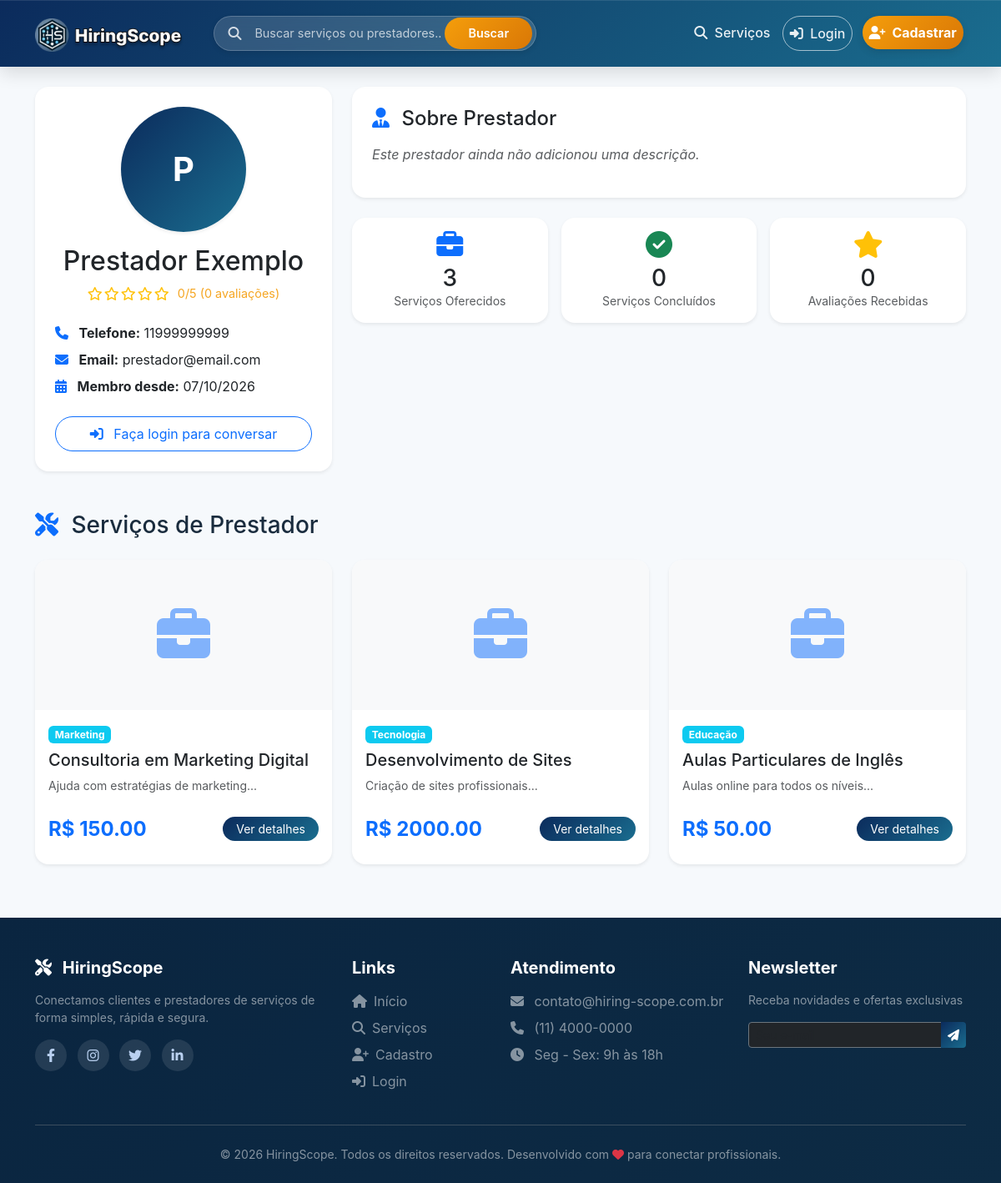
The page /servico/prestador/1 on the database its author committed.
### models.py (models this page shows, shortened)
class Usuario(UserMixin, db.Model):
    __tablename__ = 'usuarios'
    id = db.Column(db.Integer, primary_key=True)
    nome = db.Column(db.String(100), nullable=False)
    email = db.Column(db.String(100), unique=True, nullable=False)
    senha_hash = db.Column(db.String(200), nullable=False)
    telefone = db.Column(db.String(20))
    tipo = db.Column(db.String(20), nullable=False)  # cliente, prestador
    is_admin = db.Column(db.Boolean, default=False)
    data_cadastro = db.Column(db.DateTime, default=datetime.utcnow)
    foto_perfil = db.Column(db.String(200), default='default.jpg')
    foto_url = db.Column(db.String(500), nullable=True)
    descricao = db.Column(db.Text)
    servicos_oferecidos = db.relationship('Servico', back_populates='prestador', lazy=True)
    avaliacoes_recebidas = db.relationship('Avaliacao', foreign_keys='Avaliacao.prestador_id', back_populates='prestador', lazy=True)
    avaliacoes_feitas = db.relationship('Avaliacao', foreign_keys='Avaliacao.cliente_id', back_populates='cliente', lazy=True)
    favoritos = db.relationship('Favorito', foreign_keys='Favorito.cliente_id', back_populates='cliente', lazy=True)
    contratos_como_cliente = db.relationship('Contrato', foreign_keys='Contrato.cliente_id', back_populates='cliente', lazy=True)
    contratos_como_prestador = db.relationship('Contrato', foreign_keys='Contrato.prestador_id', back_populates='prestador', lazy=True)
    def media_avaliacoes(self):
        if self.avaliacoes_recebidas:
            total = sum([a.nota for a in self.avaliacoes_recebidas])
            return round(total / len(self.avaliacoes_recebidas), 1)
        return 0
    def total_avaliacoes(self):
        return len(self.avaliacoes_recebidas) if self.avaliacoes_recebidas else 0

class Servico(db.Model):
    __tablename__ = 'servicos'
    id = db.Column(db.Integer, primary_key=True)
    prestador_id = db.Column(db.Integer, db.ForeignKey('usuarios.id'), nullable=False)
    titulo = db.Column(db.String(200), nullable=False)
    descricao = db.Column(db.Text, nullable=False)
    categoria = db.Column(db.String(100))
    tipo_preco = db.Column(db.String(20), default='fixo')  # fixo, hora, dia, metro, consulta
    preco = db.Column(db.Float)
    destaque = db.Column(db.Boolean, default=False)
    destaque_pago = db.Column(db.Boolean, default=False)
    destaque_data_fim = db.Column(db.DateTime, nullable=True)
    plano_destaque = db.Column(db.String(20), nullable=True)  # 'basico', 'pro'
    data_postagem = db.Column(db.DateTime, default=datetime.utcnow)
    imagem_base64 = db.Column(db.Text, nullable=True)
    prestador = db.relationship('Usuario', foreign_keys=[prestador_id], back_populates='servicos_oferecidos')
    solicitacoes = db.relationship('Solicitacao', back_populates='servico', lazy=True)
    avaliacoes = db.relationship('Avaliacao', back_populates='servico', lazy=True)
    contratos = db.relationship('Contrato', back_populates='servico', lazy=True)

### routes/servico_routes.py (the view)
@servico_bp.route('/prestador/<int:prestador_id>')
def perfil_prestador(prestador_id):
    prestador = Usuario.query.get_or_404(prestador_id)
    if prestador.tipo != 'prestador':
        flash('Este usuário não é um prestador.', 'warning')
        return redirect(url_for('main.index'))
    servicos = Servico.query.filter_by(prestador_id=prestador_id).order_by(
        Servico.destaque.desc(),
        Servico.data_postagem.desc()
    ).all()
    media_avaliacoes = prestador.media_avaliacoes() if hasattr(prestador, 'media_avaliacoes') else 0
    total_avaliacoes = prestador.total_avaliacoes() if hasattr(prestador, 'total_avaliacoes') else 0
    return render_template(
        'perfil_prestador.html',
        prestador=prestador,
        servicos=servicos,
        media_avaliacoes=media_avaliacoes,
        total_avaliacoes=total_avaliacoes
    )

### templates/perfil_prestador.html (shortened to what this page needs)
{% extends "base.html" %}
{% block content %}
<div class="container mt-4">
    <div class="row mb-5">
        <div class="col-md-4">
            <div class="card shadow-sm border-0 rounded-4 overflow-hidden">
                <div class="card-body text-center p-4">
                    <div class="prestador-avatar mx-auto mb-3">
                        {% if prestador.foto_url %}
                            <img src="{{ prestador.foto_url }}" alt="{{ prestador.nome }}"
                                 class="rounded-circle shadow-sm" style="width: 150px; height: 150px; object-fit: cover;">
                        {% elif prestador.foto_perfil and prestador.foto_perfil != 'default.jpg' %}
                            <img alt="{{ prestador.nome }}"
                                 class="rounded-circle shadow-sm" style="width: 150px; height: 150px; object-fit: cover;">
                        {% else %}
                            <div class="rounded-circle d-flex align-items-center justify-content-center shadow-sm mx-auto"
                                 style="width: 150px; height: 150px; background: linear-gradient(135deg, #0b2b5c, #1a6d8f);">
                                <span class="text-white fs-1 fw-bold">{{ prestador.nome[0]|upper }}</span>
                            </div>
                        {% endif %}
                    </div>
                    <h2 class="mb-2">{{ prestador.nome }}</h2>
                    <div class="rating mb-2">
                        {% set media = prestador.media_avaliacoes() %}
                        {% for i in range(5) %}
                            {% if i < media|round(0, 'floor') %}
                                <i class="fas fa-star text-warning"></i>
                            {% elif i < media %}
                                <i class="fas fa-star-half-alt text-warning"></i>
                            {% else %}
                                <i class="far fa-star text-warning"></i>
                            {% endif %}
                        {% endfor %}
                        <span class="ms-2">{{ media }}/5 ({{ prestador.total_avaliacoes() }} avaliações)</span>
                    </div>
                    <div class="mt-3 text-start">
                        {% if prestador.telefone %}
                            <p class="mb-2">
                                <i class="fas fa-phone text-primary me-2"></i>
                                <strong>Telefone:</strong> {{ prestador.telefone }}
                            </p>
                        {% endif %}
                        <p class="mb-2">
                            <i class="fas fa-envelope text-primary me-2"></i>
                            <strong>Email:</strong> {{ prestador.email }}
                        </p>
                        <p class="mb-2">
                            <i class="fas fa-calendar-alt text-primary me-2"></i>
                            <strong>Membro desde:</strong> {{ prestador.data_cadastro.strftime('%d/%m/%Y') }}
                        </p>
                    </div>
                    {% if current_user.is_authenticated and current_user.id != prestador.id %}
                        <button onclick="iniciarChat({{ prestador.id }}, '{{ prestador.nome|replace("'", "\\'") }}')"
                                class="btn btn-primary w-100 rounded-pill py-2 mt-3">
                            <i class="fas fa-comments me-2"></i> Conversar com {{ prestador.nome.split()[0] }}
                        </button>
                    {% elif not current_user.is_authenticated %}
                        <a href="/login" class="btn btn-outline-primary w-100 rounded-pill py-2 mt-3">
                            <i class="fas fa-sign-in-alt me-2"></i> Faça login para conversar
                        </a>
                    {% endif %}
                </div>
            </div>
        </div>
        <div class="col-md-8">
            <div class="card shadow-sm border-0 rounded-4 mb-4">
                <div class="card-body p-4">
                    <h4 class="mb-3">
                        <i class="fas fa-user-tie text-primary me-2"></i>
                        Sobre {{ prestador.nome.split()[0] }}
                    </h4>
                    {% if prestador.descricao %}
                        <p class="text-muted">{{ prestador.descricao }}</p>
                    {% else %}
                        <p class="text-muted fst-italic">Este prestador ainda não adicionou uma descrição.</p>
                    {% endif %}
                </div>
            </div>
            <div class="row g-3 mb-4">
                <div class="col-md-4">
                    <div class="card shadow-sm border-0 rounded-4 text-center p-3">
                        <i class="fas fa-briefcase fa-2x text-primary mb-2"></i>
                        <h3 class="mb-0">{{ prestador.servicos_oferecidos|length }}</h3>
                        <small class="text-muted">Serviços Oferecidos</small>
                    </div>
                </div>
                <div class="col-md-4">
                    <div class="card shadow-sm border-0 rounded-4 text-center p-3">
                        <i class="fas fa-check-circle fa-2x text-success mb-2"></i>
                        <h3 class="mb-0">{{ prestador.contratos_como_prestador|selectattr('status', 'equalto', 'concluido')|list|length }}</h3>
                        <small class="text-muted">Serviços Concluídos</small>
                    </div>
                </div>
                <div class="col-md-4">
                    <div class="card shadow-sm border-0 rounded-4 text-center p-3">
                        <i class="fas fa-star fa-2x text-warning mb-2"></i>
                        <h3 class="mb-0">{{ prestador.total_avaliacoes() }}</h3>
                        <small class="text-muted">Avaliações Recebidas</small>
                    </div>
                </div>
            </div>
        </div>
    </div>
    <div class="mb-5">
        <h3 class="mb-4">
            <i class="fas fa-tools text-primary me-2"></i>
            Serviços de {{ prestador.nome.split()[0] }}
        </h3>
        {% if prestador.servicos_oferecidos %}
        <div class="row g-4">
            {% for servico in prestador.servicos_oferecidos %}
            <div class="col-md-6 col-lg-4">
                <div class="card h-100 border-0 rounded-4 shadow-sm overflow-hidden transition">
                    {% if servico.imagem_base64 %}
                        <img
                             class="card-img-top"
                             alt="{{ servico.titulo }}"
                             style="height: 180px; object-fit: cover;">
                    {% else %}
                        <div class="card-img-top d-flex align-items-center justify-content-center bg-light" style="height: 180px;">
                            <i class="fas fa-briefcase fa-4x text-primary opacity-50"></i>
                        </div>
                    {% endif %}
                    <div class="card-body p-3">
                        <span class="badge bg-info mb-2">{{ servico.categoria }}</span>
                        <h5 class="card-title">{{ servico.titulo }}</h5>
                        <p class="card-text small text-muted">{{ servico.descricao[:80] }}...</p>
                        <div class="d-flex justify-content-between align-items-center mt-2">
                            {% if servico.preco %}
                                <span class="price fw-bold text-primary">R$ {{ "%.2f"|format(servico.preco) }}</span>
                            {% else %}
                                <span class="text-muted small">Preço sob consulta</span>
                            {% endif %}
                            <a href="/servico/{{ servico.id }}" class="btn btn-sm btn-primary rounded-pill px-3">
                                Ver detalhes
                            </a>
                        </div>
                    </div>
                </div>
            </div>
            {% endfor %}
        </div>
        {% else %}
        <div class="alert alert-info text-center rounded-4">
            <i class="fas fa-info-circle me-2"></i>
            Este prestador ainda não cadastrou nenhum serviço.
        </div>
        {% endif %}
    </div>
</div>
{% endblock %}

### static/style.css (style rules this page uses)
:root { --primary: #0b2b5c; --primary-light: #1a6d8f; --primary-dark: #071a36; --accent: #3bb2ff; --success: #10b981; --warning: #fbbf24; --danger: #ef4444; --bg: #f6f9fc; --card: #ffffff; --text: #1a2c3e; --muted: #6b7280; --shadow-soft: 0 10px 25px rgba(0,0,0,0.05); --shadow-strong: 0 25px 50px -15px rgba(0,0,0,0.25); --gradient-main: linear-gradient(135deg, var(--primary), var(--primary-light)); }
* { margin: 0; padding: 0; box-sizing: border-box; }
body { font-family: 'Inter', 'Segoe UI', system-ui, sans-serif; background: var(--bg); color: var(--text); scroll-behavior: smooth; }
.price { font-size: 1.5rem; font-weight: 700; color: var(--primary); margin: 0.5rem 0; }
.rating { color: #f5a623; font-size: 0.9rem; }
.rating i { color: #fbbf24; font-size: 1rem; }
.transition { transition: all 0.3s ease; }
.btn-primary { background: linear-gradient(135deg, #0b2b5c, #1a6d8f); border: none; }
.prestador-avatar { width: 85px; height: 85px; margin: 0 auto; }
.rating { display: inline-flex; align-items: center; gap: 2px; }

### templates/perfil_prestador.html (style rules this page uses)
.transition { transition: all 0.3s ease; }
.prestador-avatar { width: 150px; height: 150px; margin: 0 auto; }
.rating { display: inline-flex; align-items: center; gap: 2px; }

### rows shown on the page
Usuario: nome "P", nome "Prestador Exemplo", telefone "11999999999", email "prestador@email.com", data_cadastro "07/10/2026", nome "Prestador"
Servico: categoria "Marketing", titulo "Consultoria em Marketing Digital", descricao "Ajuda com estratégias de marketing", preco "150.00"
Servico: categoria "Tecnologia", titulo "Desenvolvimento de Sites", descricao "Criação de sites profissionais", preco "2000.00"
Servico: categoria "Educação", titulo "Aulas Particulares de Inglês", descricao "Aulas online para todos os níveis", preco "50.00"

### other values the page prints
{{ media }} "0"
{{ prestador.total_avaliacoes() }} "0"
{{ prestador.servicos_oferecidos|length }} "3"
